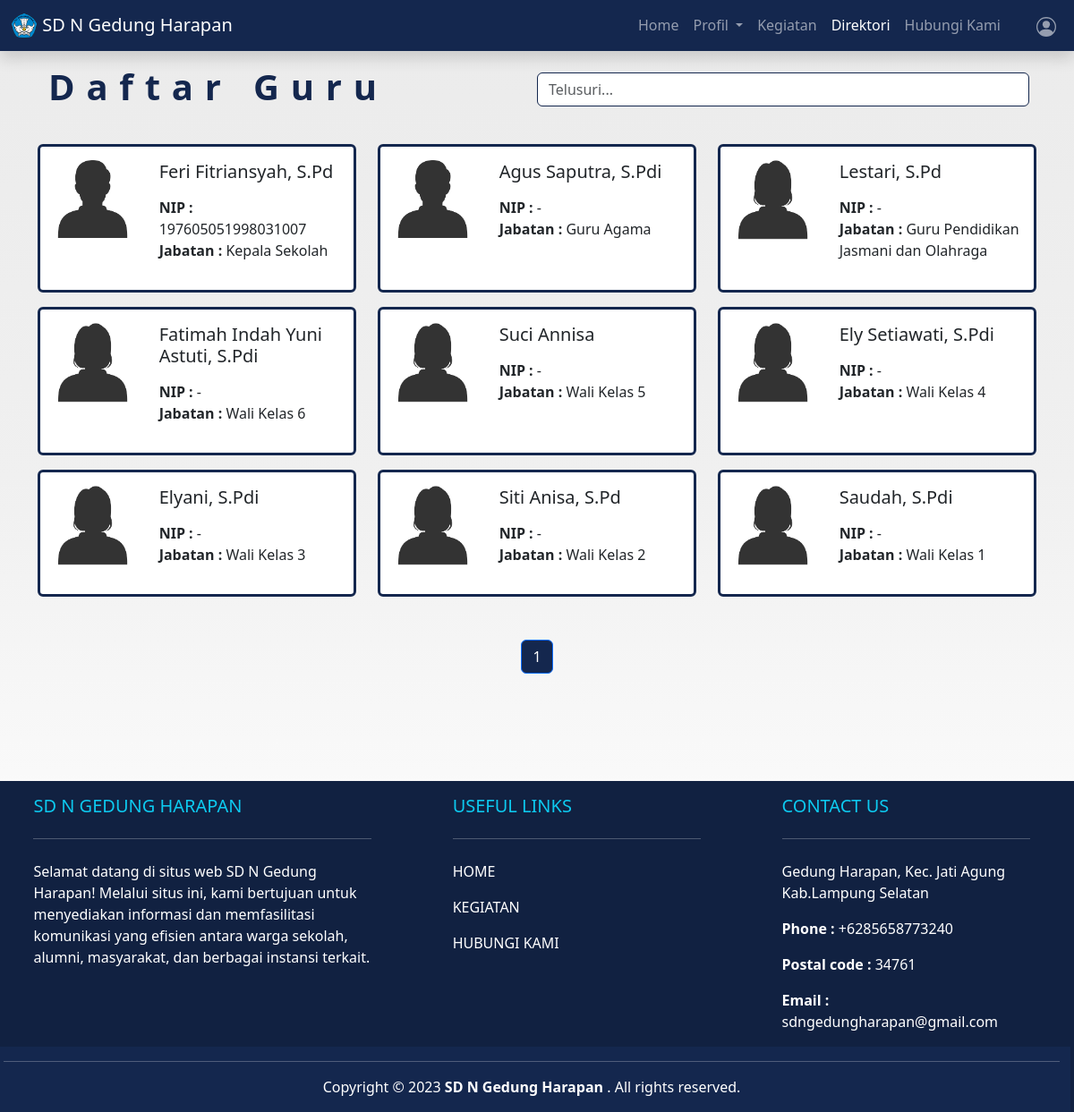
Screenshot of /direktori.php with the database file from the repository.
### tables this page shows
CREATE TABLE `guru` (
  `id` int(11) NOT NULL,
  `nama` varchar(50) NOT NULL,
  `nip` varchar(50) NOT NULL,
  `jabatan` varchar(50) NOT NULL,
  `foto` varchar(100) NOT NULL
);

### admin/functions.php (called while the page is built, shortened)
<?php
$db = mysqli_connect("localhost", "root", "", "dbSekolah");
function query($query)
{
    global $db;
    $result = mysqli_query($db, $query);
    $rows = [];
    while ($row = mysqli_fetch_assoc($result)) {
        $rows[] = $row;
    }
    return $rows;
}

### direktori.php (the view, shortened to what this page needs)
<?php
require 'admin/functions.php';
$jmlhperhalaman = 12;
$jmlhData = count(query("SELECT * FROM guru"));
$jmlhHal = ceil($jmlhData / $jmlhperhalaman);
$halAktif = (isset($_GET["page"])) ? $_GET["page"] : 1;
$awalHal = ($jmlhperhalaman * $halAktif) - $jmlhperhalaman;
$guru = query("SELECT * FROM guru LIMIT $awalHal, $jmlhperhalaman");
?>
<!DOCTYPE html>
<html lang="en">
<head>
    <link href="https://cdn.jsdelivr.net/npm/bootstrap@5.3.2/dist/css/bootstrap.min.css" rel="stylesheet">
    <link rel="stylesheet" href="style/tbsiswa.css">
    <link rel="stylesheet" href="./style/dropdown.css">
</head>
<body>
    <nav class="navbar sticky-top navbar-expand-lg navbar-dark shadow">
        <div class="container-fluid">
            <a class="navbar-brand" href="#">
                <img src="assets/image/logo.png" alt="LOGO" height="30" class="d-inline-block align-text-top">
                SD N Gedung Harapan
            </a>
            <div class="collapse navbar-collapse" id="navbarNavDropdown">
                <ul class="navbar-nav ms-auto">
                    <li class="nav-item">
                        <a class="nav-link  text-bold" aria-current="page" href="index.php">Home</a>
                    </li>
                    <li class="nav-item dropdown">
                        <a class="nav-link dropdown-toggle" href="#" id="navbarDropdownMenuLink" role="button" data-bs-toggle="dropdown" aria-expanded="false">
                            Profil
                        </a>
                    </li>
                    <li class="nav-item">
                        <a class="nav-link" href="kegiatan.php">Kegiatan</a>
                    </li>
                    <li class="nav-item">
                        <a class="nav-link active" href="direktori.php">Direktori</a>
                    </li>
                    <li class="nav-item">
                        <a class="nav-link" href="hubungi.php">Hubungi Kami</a>
                    </li>
                    <li class="nav-item ms-4">
                        <a class="nav-link" href="admin/login.php">
                        </a>
                    </li>
                </ul>
            </div>
        </div>
    </nav>
    <div class="container mt-3 min-vh-100">
        <section>
            <div class="container">
                <div class="row">
                    <h1 class="col-md-6 text-start">Daftar Guru </h1>
                    <div class="col-md-6 text-end ">
                        <form action="" method="post" class="row mt-2 " role="search" >
                            <input class=" col form-control me-2 " type="search" name="keyword" id="keyword" placeholder="Telusuri..." aria-label="Search" autocomplete="off">
                        </form>
                    </div>
                </div>
            </div>
        </section>
        <div id="container">
            <div class="row mt-3 ">
                <?php foreach ($guru as $row) : ?>
                    <div class="col-lg-4 mb-5 mb-sm-0 my-3 ">
                        <div class="card h-100 " style="border: 3px solid  #14274E">
                            <div class="row g-0">
                                <div class="col-md-4">
                                    <img src="guru/image/<?= $row["foto"];  ?>" class="img-fluid rounded-start" alt="guru">
                                </div>
                                <div class="col-md-8">
                                    <div class="card-body">
                                        <h5 class="card-title"><?= $row["nama"]; ?></h5>
                                        <p class="card-text ">
                                        <ul class="list-unstyled">
                                            <li><b>NIP : </b><?= $row["nip"]; ?> </li>
                                            <li><b>Jabatan : </b> <?= $row["jabatan"]; ?> </li>
                                        </ul>
                                        </p>
                                    </div>
                                </div>
                            </div>
                        </div>
                    </div>
                <?php endforeach; ?>
            </div>
        </div>
        <?php if (!isset($_POST["cari"])) : ?>
            <ul class="pagination justify-content-center m-5">
                <?php for ($i = 1; $i <= $jmlhHal; $i++) : ?>
                    <li class="page-item <?php if ($i == $halAktif) echo 'active'; ?>">
                        <a class="page-link" href="?page=<?= $i; ?>" style="<?php if ($i == $halAktif) echo 'background-color: #14274E; color: white;'; ?>">
                            <?= $i; ?>
                        </a>
                    </li>
                <?php endfor; ?>
            </ul>
        <?php endif; ?>
    </div>
    <footer class="text-white pe-3 ps-1 " style="background-color:rgba(17, 33, 65) ;">
        <div class="containeR  text-md-left">
            <div class="row  text-md-left">
                <div class="col-md-4 col-lg-4 col-xl-4 mx-auto mt-3">
                    <h5 class="text-uppercase mb-4 font-weight-bold text-info">SD N GEDUNG HARAPAN</h5>
                    <hr class="mb-4">
                    <p>Selamat datang di situs web SD N Gedung Harapan! Melalui situs ini, kami bertujuan untuk menyediakan informasi dan memfasilitasi komunikasi yang efisien antara warga sekolah, alumni, masyarakat, dan berbagai instansi terkait.
                </div>
                <div class="col-md-3 col-lg-3 col-xl-3 mx-auto mt-3">
                    <h5 class="text-uppercase mb-4 font-weight-bold text-info">USEFUL LINKS</h5>
                    <hr class="mb-4">
                    <p>
                        <a href="index.php" class="text-white" style="text-decoration: none;">HOME</a>
                    </p>
                    <p>
                        <a href="kegiatan.php" class="text-white" style="text-decoration: none;">KEGIATAN</a>
                    </p>
                    <p>
                        <a href="hubungi.php" class="text-white" style="text-decoration: none;">HUBUNGI KAMI</a>
                    </p>
                </div>
                <div class="col-md-3 col-lg-3 col-xl-3 mx-auto mt-3">
                    <h5 class="text-uppercase mb-4 font-weight-bold text-info">CONTACT US</h5>
                    <hr class="mb-4">
                    <p>
                        Gedung Harapan, Kec. Jati Agung
                        Kab.Lampung Selatan
                    </p>
                    <p><strong>Phone : </strong>+6285658773240</p>
                    <p><strong>Postal code : </strong>34761</p>
                    <p><strong>Email : </strong>sdngedungharapan@gmail.com</p>
                </div>
                <div class="text-center " style="background-color: #14274E;">
                    <hr class="mb-3">
                    <div class="row d-flex justify-content-center">
                        <div>
                            <p>
                                Copyright &copy; 2023 <b>SD N Gedung Harapan</b> . All rights reserved.
                            </p>
                        </div>
                    </div>
                </div>
            </div>
        </div>
    </footer>
</body>
</html>

### style/tbsiswa.css (style rules this page uses)
body { min-height: 100vh; background: rgb(235, 235, 235); background: linear-gradient(180deg, rgba(235, 235, 235, 1) 0%, rgba(240, 240, 240, 1) 43%, rgba(255, 255, 255, 1) 87%); }
.navbar { background-color: #14274E !important; }
.form-control { border: 1px solid #14274E; }
h1 { color: #14274E !important; letter-spacing: 0.8rem; font-weight: 900; }

### direktori.php (style rules this page uses)
.card-text { list-style-type: none; }

### rows the page displays
guru: foto (picture), nama "Feri Fitriansyah, S.Pd", nip "197605051998031007", jabatan "Kepala Sekolah"
guru: foto (picture), nama "Agus Saputra, S.Pdi", nip "-", jabatan "Guru Agama"
guru: foto (picture), nama "Lestari, S.Pd", nip "-", jabatan "Guru Pendidikan Jasmani dan Olahraga"
guru: foto (picture), nama "Fatimah Indah Yuni Astuti, S.Pdi", nip "-", jabatan "Wali Kelas 6"
guru: foto (picture), nama "Suci Annisa", nip "-", jabatan "Wali Kelas 5"
guru: foto (picture), nama "Ely Setiawati, S.Pdi", nip "-", jabatan "Wali Kelas 4"
guru: foto (picture), nama "Elyani, S.Pdi", nip "-", jabatan "Wali Kelas 3"
guru: foto (picture), nama "Siti Anisa, S.Pd", nip "-", jabatan "Wali Kelas 2"
guru: foto (picture), nama "Saudah, S.Pdi", nip "-", jabatan "Wali Kelas 1"
